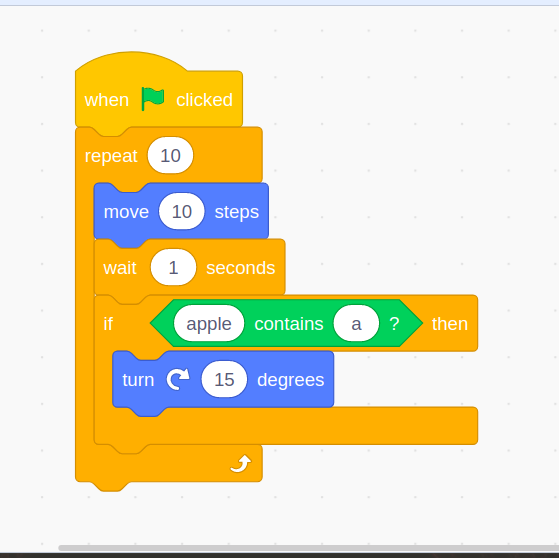
#> input picture images/capture.png, 559 x 558 px
$ python -i tesseract_process.py   (imports and definitions only)
#> lines starting #> are read from the running program, lines starting #| are printed output that depends on the picture; after the words box and inside, x2 and y2 are one past the last pixel; in counts of white or black regions, pixels touching at a corner belong together
#> further down, picture is the input picture: shape (558, 559, 3); mean B, G, R 190.4, 222.5, 230.3
#!/usr/bin/python
# -*- coding: utf8 -*-
# import the necessary packages
import pytesseract
import cv2

# [195 lines left out: function get_final_text, not called in this run]


def image_processing(image):
    gray = cv2.cvtColor(image, cv2.COLOR_BGR2GRAY)
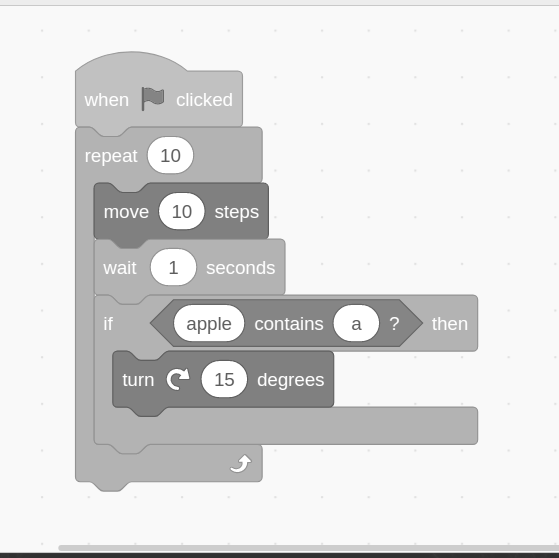
#> gray: shape (558, 559); min 49, max 255, mean 221.2
    ksize = 3
    blured = cv2.GaussianBlur(gray, (ksize,ksize), 0)

    ret,threshed_b2b = cv2.threshold(blured,255,255,cv2.THRESH_BINARY | cv2.THRESH_OTSU)
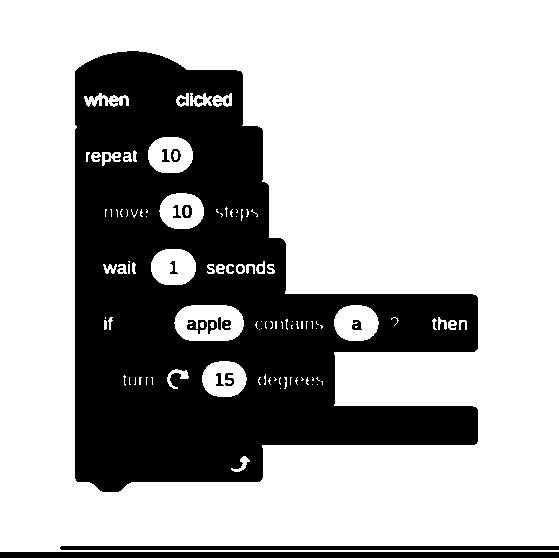
#> threshed_b2b: shape (558, 559); 68.3% white; 29 black regions (9 under 20 px), largest, box (x1, y1, x2, y2) and area: (75, 51, 478, 492) 92493, (0, 552, 559, 558) 3354, (60, 546, 559, 550) 1994
#> ret = 205

    size = 7
    kernel = cv2.getStructuringElement(cv2.MORPH_RECT,(size,size)) # or kernel = np.ones((size,size),np.uint8)
    morpho = cv2.morphologyEx(gray, cv2.MORPH_TOPHAT, kernel)
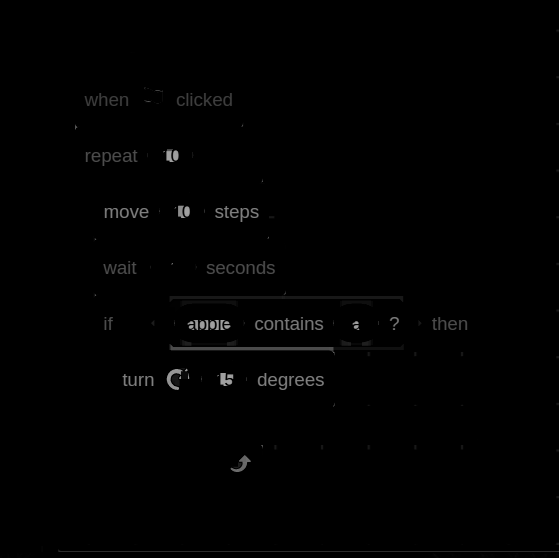
#> morpho: shape (558, 559); min 0, max 162, mean 1.5
    # crop = cv2.morphologyEx(crop,cv2.MORPH_CLOSE,np.ones((3,3),np.uint8))
    ret,threshed_w2b = cv2.threshold(morpho,0,255,cv2.THRESH_BINARY_INV | cv2.THRESH_OTSU)
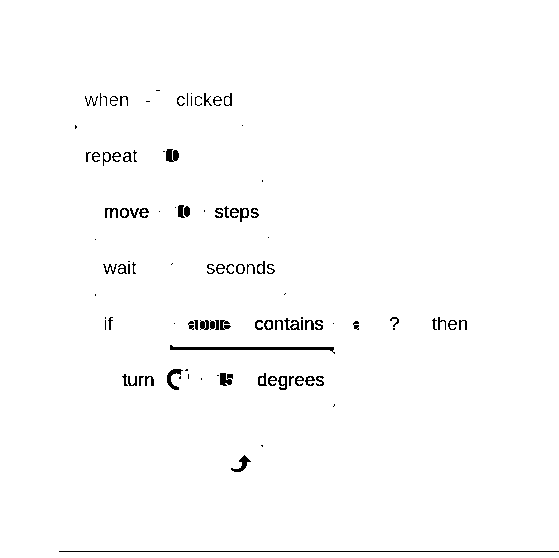
#> threshed_w2b: shape (558, 559); 98.6% white; black in thin lines or dots, all inside (x1, y1, x2, y2) = (59, 90, 559, 552)
#> ret = 42
    adapt_thresh_w2b = cv2.adaptiveThreshold(threshed_w2b,255,cv2.ADAPTIVE_THRESH_MEAN_C,cv2.THRESH_BINARY,21,2)
    # threshed_w2b = cv2.GaussianBlur(threshed_w2b, (ksize,ksize), 0)
    # threshed_b2b = cv2.GaussianBlur(threshed_b2b, (ksize,ksize), 0)

    return threshed_b2b, threshed_w2b, adapt_thresh_w2b

# [25 lines left out: function clean_text, not called in this run]

def get_ocr(image, config = "-l eng --oem 1 --psm 7",use_dict = False ):
    # config = ("-l eng --oem 1 --psm 7")
    words_dictionnary = "1 2 3 4 5 6 7 8 9 10 X Y WHEN CLICKED CLICK IF THEN CODE AND WE CAN'T DO IT WE'LL LEAD YOU IN THE RIGHT DIRECTION SAY JUST FILL OUT SIMPLE FORM BELOW YOU'LL BE DONE ASK CAN OR DEBUG WAIT JOIN ANSWER WERE ON WE'RE SPEAK YOU NEED WELCOME TO CAT'S CAT SHOP ALL THINGS THING HERE HELLO HELLO! FOR SECOND SECONDS PLAY SOUND SOUNDS  MEOW UNTIL SET MYVARIABLE MY VARIABLE PICK RANDOM PICKRANDOM FOREVER REPEAT MOVE ELSE STEP STEPS STEPS. MOUSE POINTER MOUSE-POINTER TOUCHING APPLE"
    if use_dict :
        with open('scratch_dictionnary.txt', 'r') as dic :
            print('***********',dic)
            words_dictionnary = dic.read()

    threshed_b2b, threshed_w2b, adapt_threshed_w2b = image_processing(image)

    # [4 lines of commented-out code are left out]

#> (the run stopped early here; a loop or call above may not have finished)
